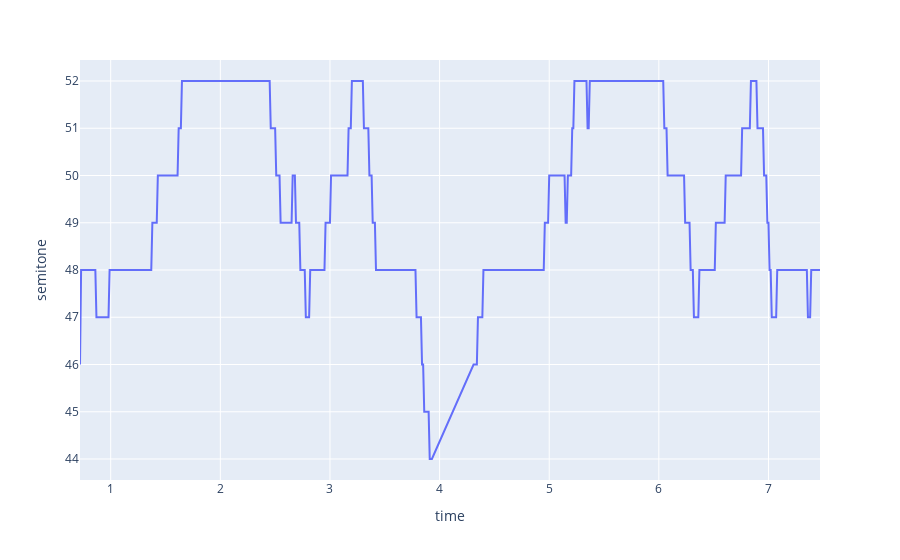

Source (notebook cell):
### Code cell
plotGraphSemitone('data/person00001-00001-semitone-75-600.csv')

### Figure 1 — Plotly figure (JSON) as saved in the notebook; plotly's stock layout.template omitted (floating-point values rounded to 4 significant figures; data arrays with more than 128 entries replaced by an {"elided": "..."} marker saying what was removed)
{"data": [{"hoverlabel": {"namelength": 0}, "hovertemplate": "time=%{x}<br>semitone=%{y}", "legendgroup": "", "line": {"color": "#636efa", "dash": "solid"}, "mode": "lines", "name": "", "showlegend": false, "type": "scatter", "x": {"elided": "639 float values"}, "xaxis": "x", "y": {"elided": "639 int values"}, "yaxis": "y"}], "layout": {"legend": {"tracegroupgap": 0}, "margin": {"t": 60}, "xaxis": {"anchor": "y", "domain": [0, 1], "title": {"text": "time"}}, "yaxis": {"anchor": "x", "domain": [0, 1], "title": {"text": "semitone"}}}}
